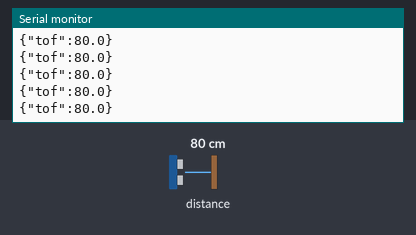
Simulated run of this sketch. Board: Arduino Uno R4 WiFi. Shown: the last lines printed to the serial monitor. Inputs (shaded band) come from the test bench; at power-on: distance to the obstacle 80 cm.

Above: at 1.2 s.
1.3 s: distance to the obstacle set to 4 cm
At 1.51 s:
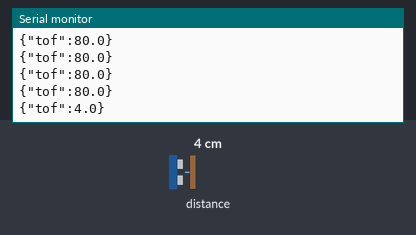
2.8 s: distance to the obstacle set to 9 cm
At 2.81 s:
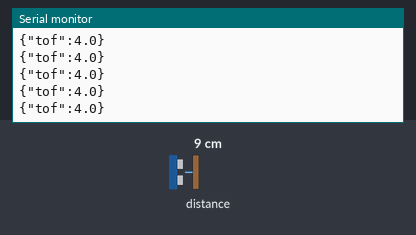
Timing chart, 0 to 5.8 s (numbered marks = the images above; inputs shaded):
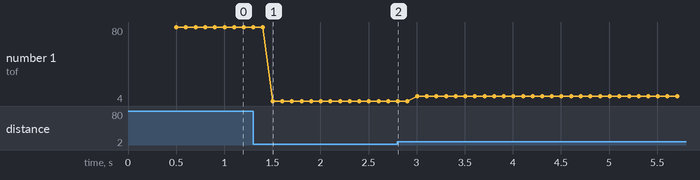

Measured:
- after the input at 1.3 s, the serial monitor: prints a new line after 0.20 s (image 1)
- plotted number 1: 80 → 4 after the input at 1.3 s, 4 → 9 after the input at 2.8 s

The sketch:

unoq_tof_bridge.ino
```cpp
#if __has_include(<Arduino_Modulino.h>)
#include <Arduino_Modulino.h>
#elif __has_include(<Modulino.h>)
#include <Modulino.h>
#else
#error "Install the Arduino Modulino library from Arduino Library Manager."
#endif

// Verified with Arduino_Modulino 0.8.0 on 2026-05-26.
// Distance_Basic uses Modulino.begin(), distance.begin(), available(), get().
// distance.get() returns millimeters, so this sketch converts to centimeters.

const unsigned long READ_INTERVAL_MS = 100;
const int WINDOW_SIZE = 5;
const float MIN_DISTANCE_CM = 4.0;
const float MAX_DISTANCE_CM = 130.0;

ModulinoDistance distance;

float readings[WINDOW_SIZE];
int readingCount = 0;
int readingIndex = 0;
unsigned long lastRead = 0;

float medianOfReadings() {
  float sorted[WINDOW_SIZE];

  for (int i = 0; i < readingCount; i += 1) {
    sorted[i] = readings[i];
  }

  for (int i = 0; i < readingCount - 1; i += 1) {
    for (int j = i + 1; j < readingCount; j += 1) {
      if (sorted[j] < sorted[i]) {
        float tmp = sorted[i];
        sorted[i] = sorted[j];
        sorted[j] = tmp;
      }
    }
  }

  return sorted[readingCount / 2];
}

void rememberReading(float value) {
  readings[readingIndex] = value;
  readingIndex = (readingIndex + 1) % WINDOW_SIZE;

  if (readingCount < WINDOW_SIZE) {
    readingCount += 1;
  }
}

void setup() {
  Serial.begin(115200);
  while (!Serial && millis() < 3000) {
  }

  // Modulino Distance ต่อเข้าพอร์ต Qwiic/I2C ของ UNO Q MCU side
  Modulino.begin();
  distance.begin();

  Serial.println("{\"boot\":\"sati-tof-v1\"}");
}

void loop() {
  if (millis() - lastRead < READ_INTERVAL_MS) {
    return;
  }

  lastRead = millis();

  if (!distance.available()) {
    return;
  }

  float rawMm = distance.get();
  float rawCm = rawMm / 10.0;

  // กันค่า spike หรือค่านอกช่วง demo ของ Modulino Distance
  if (rawCm < MIN_DISTANCE_CM || rawCm > MAX_DISTANCE_CM) {
    return;
  }

  rememberReading(rawCm);

  if (readingCount < WINDOW_SIZE) {
    return;
  }

  float filteredCm = medianOfReadings();

  Serial.print("{\"tof\":");
  Serial.print(filteredCm, 1);
  Serial.println("}");
}
```
